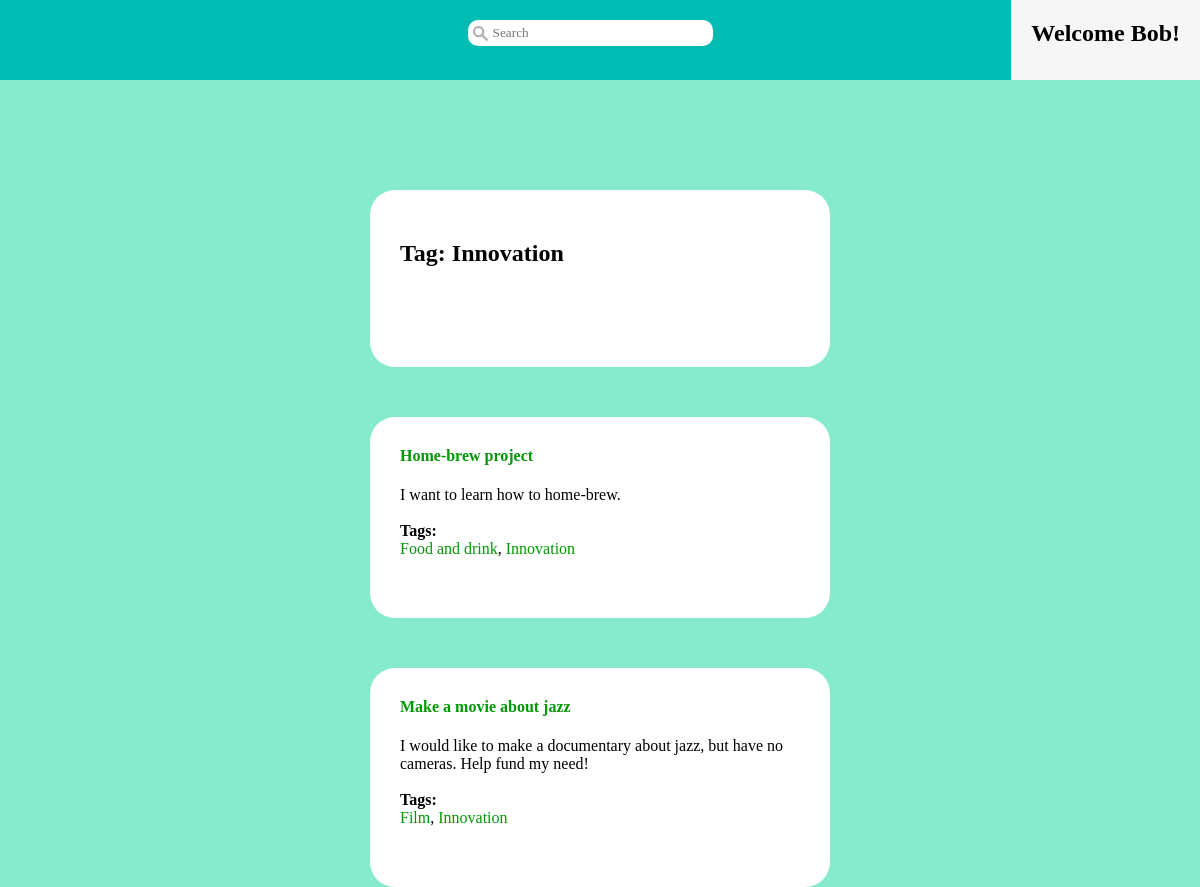
The app's page /?controller=pages&action=tag&tag=Innovation (signed in) with its own data.
### tables this page shows
CREATE TABLE Project (
  pid INTEGER NOT NULL,           --INTEGER primary keys autoincrement in SQLite3
  username VARCHAR(15) NOT NULL,
  pname VARCHAR(15) NOT NULL,
  description TEXT,
  post_time DATETIME NOT NULL,
  proj_completed BIT NOT NULL,    --if project has been completed yet
  completion_time DATETIME,       --date the project was completed
  minfunds REAL NOT NULL,
  maxfunds REAL NOT NULL,
  camp_end_time DATETIME NOT NULL,--date the campaign ends
  camp_finished BIT NOT NULL,     --if campaign is completed yet
  camp_success BIT NOT NULL,      --if the min funds were reached in time
  PRIMARY KEY (pid),
  FOREIGN KEY (username) REFERENCES User(username)
);

### controller/pages_controller.php (called while the page is built, shortened)
<?php
    class PagesController {
        public function tag() {
            require_once($_SERVER['DOCUMENT_ROOT'].'/Flint/model/project.php');
            $tag_name = $_GET['tag'];
            $tag_name = htmlspecialchars($tag_name, ENT_QUOTES, 'UTF-8');
            $projects = Project::getProjectsByTagName($tag_name);
            require_once($_SERVER['DOCUMENT_ROOT'].'/Flint/view/pages/tag_view.php');
        }
    }
?>

### index.php (called while the page is built, shortened)
<?php
    require_once('db.php');
    require_once('view/layout.php');
?>

### db.php (called while the page is built, shortened)
<?php
    class DB {
        private static $instance = null;
        private $db;
        private function __construct() {
            $dbname = $_SERVER['DOCUMENT_ROOT'].'/Flint/flint.db';
            $this->db = new PDO("sqlite:{$dbname}");
        }
        public static function getInstance() {
            if (!isset(self::$instance)) {
                self::$instance = new DB();
            }
            return self::$instance;
        }
        public function runSelect($query, $entries) {
            $db = $this->db;
            $statement = $db->prepare($query);
            if ($entries) {
                $statement->execute($entries);
            } else {
                $statement->execute();
            }
            $results = $statement->fetchAll();
            if ($results) {
                return $this->resultsToArray($results);
            } else {
                return [];
            }
        }
        public function resultsToArray($results) {
            $allitems = array();
            foreach ($results as $row) {
                $item = array();
                foreach (array_keys($row) as $key) {
                    if (gettype($key) != "integer") {
                        $item[$key] = $row[$key];
                    }
                }
                array_push($allitems, $item);
            }
            return($allitems);
        }
    }
?>

### model/project.php (called while the page is built, shortened)
<?php
    class Project {
        public function __construct($pid, $username, $pname, $description, $post_time,
                $proj_completed, $completion_time, $minfunds, $maxfunds, $camp_end_time,
                $camp_finished, $camp_success, $tags) {
            $this->pid = $pid;
            $this->pname = $pname;
            $this->description = $description;
            $this->tags = $tags;
        }
        public static function getProjectTags($pid) {
            $db = DB::getInstance();
            $q = "SELECT name AS tag_name FROM Project JOIN Ptags USING(pid) "
                ."JOIN Tags USING(tid) WHERE pid=:p;";
            $e = [':p' => $pid];
            $results = $db->runSelect($q, $e);
            $tags = [];
            if ($results) {
                foreach ($results as $row) {
                    $tags[] = $row['tag_name'];
                }
            }
            return $tags;
        }
        public static function getProjectsByTagName($tag_name) {
            $db = DB::getInstance();
            $q = "SELECT pid, pname, description FROM Project JOIN Ptags USING(pid) "
                ."JOIN Tags USING(tid) WHERE name=:tn;";
            $results = $db->runSelect($q, [':tn' => $tag_name]);
            if ($results) {
                $projects = [];
                foreach ($results as $row) {
                    $tags = self::getProjectTags($row['pid']);
                    $projects[] = new Project(
                            $row['pid'],
                            null,
                            $row['pname'],
                            $row['description'],
                            null,
                            null,
                            null,
                            null,
                            null,
                            null,
                            null,
                            null,
                            $tags
                        );
                }
                return $projects;
            } else {
                return [];
            }
        }
    }
?>

### view/pages/tag_view.php (the view)
<div id="container">
    <h2>Tag: <?php echo $tag_name; ?></h2>
</div>
<?php
    if ($projects) {
        foreach ($projects as $project) {
            echo displayProject($project);
        }
    }
    function displayProject($project) {
        $html = "
            <div class='entry'>
                <h4>
                    <a class='entry-title'
                        href='/Flint/?controller=pages&action=project&pid="
                        . $project->pid
                        . "'>"
                        . $project->pname ."
                    </a>
                </h4>
                <p>"
                . $project->description . "
                </p>".getTags($project)."
            </div>
            ";
        return $html;
    }
    function getTags($project) {
        $str = "";
        if ($project->tags) {
            $str .= "<br /><h4 style='margin: 0'>Tags: </h4><p>";
            $length = count($project->tags);
            for ($i = 0; $i < $length; $i++) {
                $tag_name = $project->tags[$i];
                $end = $i+1 == $length ? "" : ", ";
                $content = "<a class='entry-title' "
                        ."href='/Flint/?controller=pages&action=tag&tag="
                        .$tag_name."'>".$tag_name."</a>";
                $str .= $content.$end;
            }
            $str .= "</p>";
        }
        return $str;
    }
?>

### view/common.css (style rules this page uses)
html { width: 100%; }
body { margin: 0; padding: 0; padding-top: 90px; display: block; background-color: rgb(134, 234, 204); }
#container { width: 400px; height: 15%; border-radius: 25px; padding: 30px 30px 80px 30px; background-color: white; margin: 100px auto 0px auto; }
#container h2 { white-space: nowrap; }
.entry { text-align: center; background-color: red; width: 400px; height: 15%; border-radius: 25px; padding: 30px 30px 60px 30px; background-color: white; margin: 50px auto 0px auto; }
.entry { text-align: left; }
.entry h4 { margin-top: 0px; }
.entry-title { text-decoration: none; color: rgb(0,152,5); }
.entry p { margin: 0; }

### records on screen
project: pname "Home-brew project", description "I want to learn how to home-brew.", tag_name "Food and drink Innovation", value ","
project: pname "Make a movie about jazz", description "I would like to make a documentary about jazz, but have no cameras. Help fund my need!", tag_name "Film Innovation", value ","

### other values on screen
$_SESSION['username'] "Bob"
$tag_name "Innovation"
